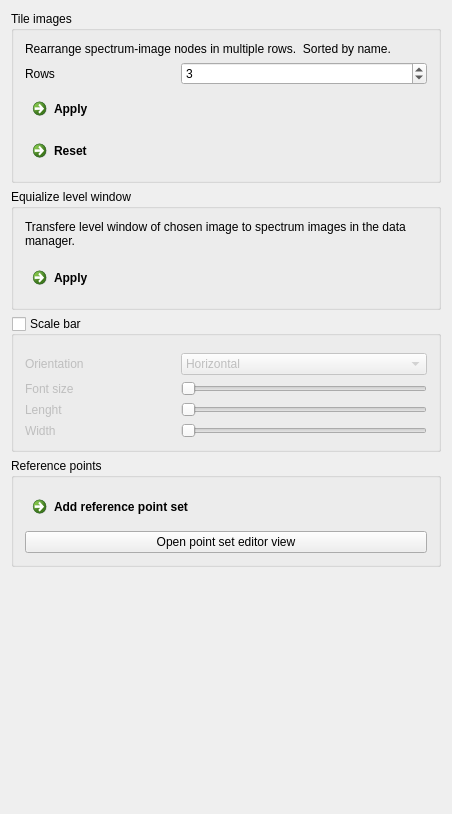
<?xml version="1.0" encoding="UTF-8"?>
<ui version="4.0">
 <class>imsDataToolsControls</class>
 <widget class="QWidget" name="imsDataToolsControls">
  <property name="enabled">
   <bool>true</bool>
  </property>
  <property name="geometry">
   <rect>
    <x>0</x>
    <y>0</y>
    <width>452</width>
    <height>814</height>
   </rect>
  </property>
  <property name="sizePolicy">
   <sizepolicy hsizetype="Preferred" vsizetype="Preferred">
    <horstretch>0</horstretch>
    <verstretch>0</verstretch>
   </sizepolicy>
  </property>
  <property name="minimumSize">
   <size>
    <width>0</width>
    <height>0</height>
   </size>
  </property>
  <property name="maximumSize">
   <size>
    <width>452</width>
    <height>16777215</height>
   </size>
  </property>
  <property name="windowTitle">
   <string>M2aia Data Tools View</string>
  </property>
  <property name="styleSheet">
   <string notr="true"/>
  </property>
  <layout class="QVBoxLayout" name="verticalLayout">
   <item>
    <widget class="QGroupBox" name="groupBox_3">
     <property name="title">
      <string>Tile images</string>
     </property>
     <property name="checkable">
      <bool>false</bool>
     </property>
     <layout class="QVBoxLayout" name="verticalLayout_3">
      <item>
       <widget class="QLabel" name="label_14">
        <property name="text">
         <string>Rearrange spectrum-image nodes in multiple rows.  Sorted by name.</string>
        </property>
        <property name="wordWrap">
         <bool>true</bool>
        </property>
       </widget>
      </item>
      <item>
       <layout class="QHBoxLayout" name="horizontalLayout">
        <item>
         <widget class="QLabel" name="label_6">
          <property name="minimumSize">
           <size>
            <width>0</width>
            <height>0</height>
           </size>
          </property>
          <property name="maximumSize">
           <size>
            <width>150</width>
            <height>16777215</height>
           </size>
          </property>
          <property name="text">
           <string>Rows</string>
          </property>
          <property name="alignment">
           <set>Qt::AlignLeading|Qt::AlignLeft|Qt::AlignVCenter</set>
          </property>
         </widget>
        </item>
        <item>
         <widget class="QSpinBox" name="mosaicRows">
          <property name="minimum">
           <number>1</number>
          </property>
          <property name="value">
           <number>3</number>
          </property>
         </widget>
        </item>
       </layout>
      </item>
      <item>
       <widget class="QCommandLinkButton" name="applyTiling">
        <property name="text">
         <string>Apply</string>
        </property>
       </widget>
      </item>
      <item>
       <widget class="QCommandLinkButton" name="resetTiling">
        <property name="text">
         <string>Reset</string>
        </property>
       </widget>
      </item>
     </layout>
    </widget>
   </item>
   <item>
    <widget class="QGroupBox" name="groupBox_5">
     <property name="title">
      <string>Equialize level window</string>
     </property>
     <layout class="QVBoxLayout" name="verticalLayout_2">
      <item>
       <widget class="QLabel" name="label_13">
        <property name="text">
         <string>Transfere level window of chosen image to spectrum images in the data manager.</string>
        </property>
        <property name="wordWrap">
         <bool>true</bool>
        </property>
       </widget>
      </item>
      <item>
       <widget class="QmitkSingleNodeSelectionWidget" name="ReferenceLevelWindowSelection" native="true">
        <property name="minimumSize">
         <size>
          <width>0</width>
          <height>0</height>
         </size>
        </property>
        <property name="maximumSize">
         <size>
          <width>16777215</width>
          <height>16777215</height>
         </size>
        </property>
       </widget>
      </item>
      <item>
       <widget class="QCommandLinkButton" name="btnEqualizeLW">
        <property name="text">
         <string>Apply</string>
        </property>
       </widget>
      </item>
     </layout>
    </widget>
   </item>
   <item>
    <widget class="QGroupBox" name="ScaleBar">
     <property name="title">
      <string>Scale bar</string>
     </property>
     <property name="checkable">
      <bool>true</bool>
     </property>
     <property name="checked">
      <bool>false</bool>
     </property>
     <layout class="QVBoxLayout" name="verticalLayout_4">
      <item>
       <widget class="QmitkSingleNodeSelectionWidget" name="ReferenceSelectionForScaleBar" native="true">
        <property name="minimumSize">
         <size>
          <width>0</width>
          <height>0</height>
         </size>
        </property>
        <property name="maximumSize">
         <size>
          <width>16777215</width>
          <height>16777215</height>
         </size>
        </property>
       </widget>
      </item>
      <item>
       <layout class="QHBoxLayout" name="horizontalLayout_2">
        <item>
         <widget class="QLabel" name="label_7">
          <property name="minimumSize">
           <size>
            <width>0</width>
            <height>0</height>
           </size>
          </property>
          <property name="maximumSize">
           <size>
            <width>150</width>
            <height>16777215</height>
           </size>
          </property>
          <property name="text">
           <string>Orientation</string>
          </property>
          <property name="alignment">
           <set>Qt::AlignLeading|Qt::AlignLeft|Qt::AlignVCenter</set>
          </property>
         </widget>
        </item>
        <item>
         <widget class="QComboBox" name="scaleBarOrientation">
          <property name="sizePolicy">
           <sizepolicy hsizetype="Preferred" vsizetype="Preferred">
            <horstretch>0</horstretch>
            <verstretch>0</verstretch>
           </sizepolicy>
          </property>
          <property name="minimumSize">
           <size>
            <width>0</width>
            <height>0</height>
           </size>
          </property>
          <property name="maximumSize">
           <size>
            <width>16777215</width>
            <height>16777215</height>
           </size>
          </property>
          <item>
           <property name="text">
            <string>Horizontal</string>
           </property>
          </item>
          <item>
           <property name="text">
            <string>Vertical</string>
           </property>
          </item>
         </widget>
        </item>
       </layout>
      </item>
      <item>
       <layout class="QHBoxLayout" name="Fontsiye">
        <item>
         <widget class="QLabel" name="label_2">
          <property name="minimumSize">
           <size>
            <width>0</width>
            <height>0</height>
           </size>
          </property>
          <property name="maximumSize">
           <size>
            <width>150</width>
            <height>16777215</height>
           </size>
          </property>
          <property name="text">
           <string>Font size</string>
          </property>
          <property name="alignment">
           <set>Qt::AlignLeading|Qt::AlignLeft|Qt::AlignVCenter</set>
          </property>
         </widget>
        </item>
        <item>
         <widget class="QSlider" name="scaleBarFontSize">
          <property name="sizePolicy">
           <sizepolicy hsizetype="Preferred" vsizetype="Preferred">
            <horstretch>0</horstretch>
            <verstretch>0</verstretch>
           </sizepolicy>
          </property>
          <property name="maximum">
           <number>50</number>
          </property>
          <property name="orientation">
           <enum>Qt::Horizontal</enum>
          </property>
         </widget>
        </item>
       </layout>
      </item>
      <item>
       <layout class="QHBoxLayout" name="Lenght">
        <item>
         <widget class="QLabel" name="label_3">
          <property name="minimumSize">
           <size>
            <width>0</width>
            <height>0</height>
           </size>
          </property>
          <property name="maximumSize">
           <size>
            <width>150</width>
            <height>16777215</height>
           </size>
          </property>
          <property name="text">
           <string>Lenght</string>
          </property>
          <property name="alignment">
           <set>Qt::AlignLeading|Qt::AlignLeft|Qt::AlignVCenter</set>
          </property>
         </widget>
        </item>
        <item>
         <widget class="QSlider" name="scaleBarLenght">
          <property name="sizePolicy">
           <sizepolicy hsizetype="Preferred" vsizetype="Preferred">
            <horstretch>0</horstretch>
            <verstretch>0</verstretch>
           </sizepolicy>
          </property>
          <property name="maximum">
           <number>1000</number>
          </property>
          <property name="orientation">
           <enum>Qt::Horizontal</enum>
          </property>
         </widget>
        </item>
       </layout>
      </item>
      <item>
       <layout class="QHBoxLayout" name="Width">
        <item>
         <widget class="QLabel" name="label_5">
          <property name="minimumSize">
           <size>
            <width>0</width>
            <height>0</height>
           </size>
          </property>
          <property name="maximumSize">
           <size>
            <width>150</width>
            <height>16777215</height>
           </size>
          </property>
          <property name="text">
           <string>Width</string>
          </property>
          <property name="alignment">
           <set>Qt::AlignLeading|Qt::AlignLeft|Qt::AlignVCenter</set>
          </property>
         </widget>
        </item>
        <item>
         <widget class="QSlider" name="scaleBarWidth">
          <property name="sizePolicy">
           <sizepolicy hsizetype="Preferred" vsizetype="Preferred">
            <horstretch>0</horstretch>
            <verstretch>0</verstretch>
           </sizepolicy>
          </property>
          <property name="maximum">
           <number>100</number>
          </property>
          <property name="orientation">
           <enum>Qt::Horizontal</enum>
          </property>
         </widget>
        </item>
       </layout>
      </item>
     </layout>
    </widget>
   </item>
   <item>
    <widget class="QGroupBox" name="refPointSetGroup">
     <property name="title">
      <string>Reference points</string>
     </property>
     <layout class="QVBoxLayout" name="verticalLayout_11">
      <item>
       <widget class="QCommandLinkButton" name="btnAddReferencepointSet">
        <property name="text">
         <string>Add reference point set</string>
        </property>
       </widget>
      </item>
      <item>
       <widget class="QPushButton" name="btnOpenPointSetWidget">
        <property name="text">
         <string>Open point set editor view</string>
        </property>
       </widget>
      </item>
     </layout>
    </widget>
   </item>
   <item>
    <spacer name="verticalSpacer">
     <property name="orientation">
      <enum>Qt::Vertical</enum>
     </property>
     <property name="sizeHint" stdset="0">
      <size>
       <width>20</width>
       <height>40</height>
      </size>
     </property>
    </spacer>
   </item>
  </layout>
 </widget>
 <layoutdefault spacing="6" margin="11"/>
 <customwidgets>
  <customwidget>
   <class>QmitkSingleNodeSelectionWidget</class>
   <extends>QWidget</extends>
   <header>QmitkSingleNodeSelectionWidget.h</header>
   <container>1</container>
  </customwidget>
 </customwidgets>
 <tabstops>
  <tabstop>btnAddReferencepointSet</tabstop>
  <tabstop>btnOpenPointSetWidget</tabstop>
 </tabstops>
 <resources/>
 <connections/>
</ui>
